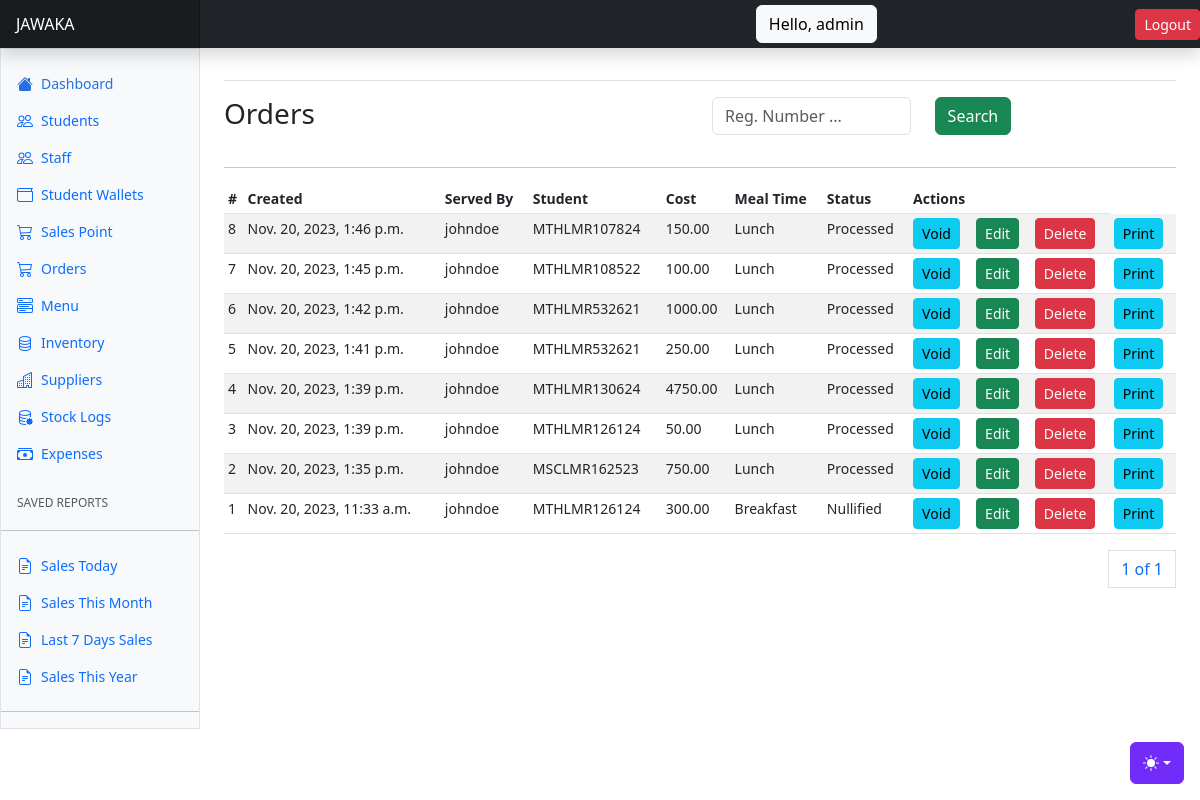
/orders/ (signed in), run on an earlier commit of the app's database.
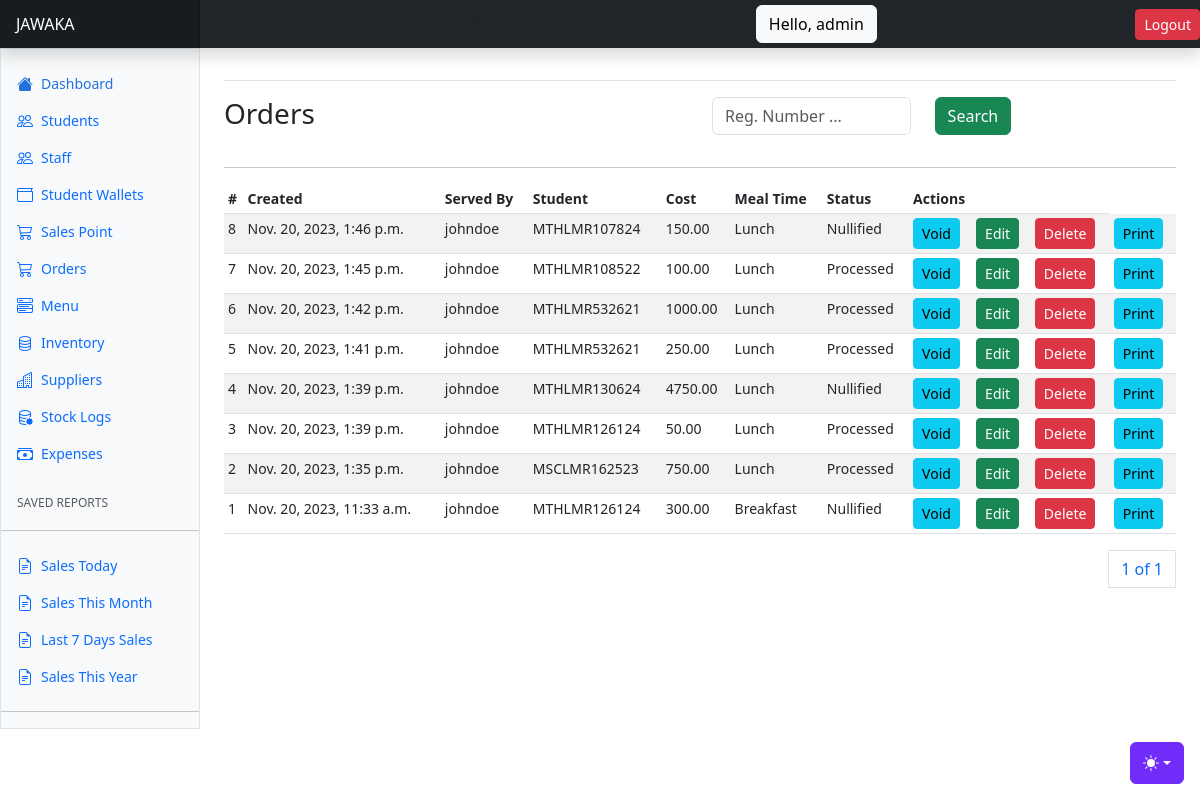
And on a later commit of the database.
### apps/orders/models.py (models this page shows, shortened)
class Order(AbstractBaseModel):
    student = models.ForeignKey("students.Student", on_delete=models.SET_NULL, null=True, related_name="studentorders")
    total_cost = models.DecimalField(max_digits=20, decimal_places=2)
    meal_time = models.CharField(max_length=255, null=True)
    status = models.CharField(max_length=255, choices=ORDER_STATUS_CHOICES)
    served_by = models.ForeignKey("users.User", on_delete=models.SET_NULL, null=True)
    payment_method = models.CharField(max_length=255, null=True, choices=PAYMENT_METHODS)

### apps/users/models.py (models this page shows, shortened)
class User(AbstractUser):
    role = models.CharField(choices=ROLE_CHOICES, max_length=32, null=True)
    phone_number = models.CharField(max_length=255, null=True)
    id_number = models.CharField(max_length=255, null=True)
    gender = models.CharField(max_length=255, null=True)
    def __str__(self):
        return self.username

### apps/students/models.py (models this page shows, shortened)
class Student(AbstractBaseModel):
    user = models.OneToOneField("users.User", on_delete=models.CASCADE)
    student_type = models.CharField(max_length=255, choices=STUDENT_TYPES)
    registration_number = models.CharField(max_length=255)
    status = models.CharField(max_length=255, choices=STUDENT_STATUS)
    added_on = models.DateField(null=True)
    credit_limit = models.DecimalField(max_digits=100, decimal_places=2, default=0)
    def __str__(self):
        return self.registration_number

### apps/orders/views.py (the view)
# urls.py: path("orders/", include("apps.orders.urls")),
@login_required(login_url="/users/login/")
def orders(request):
    user = request.user
    orders = Order.objects.all().order_by("-created")
    if not user.is_superuser:
        orders = Order.objects.filter(served_by=user).order_by("-created")
    if request.method == "POST":
        registration_number = request.POST.get("reg_number")
        orders = Order.objects.filter(
            Q(student__registration_number__icontains=registration_number))
    paginator = Paginator(orders, 15)
    page_number = request.GET.get("page")
    page_obj = paginator.get_page(page_number)
    context = {
        "orders": orders,
        "page_obj": page_obj,
    }
    return render(request, "orders/orders.html", context)

### templates/orders/orders.html (shortened to what this page needs)
{% extends "base.html" %}
{% block content %}
<div class="row">
    <div class="col">
        <h3>Orders</h3>
    </div>
    <div class="col">
      <form method="POST">
        <div class="input-group mb-3">
          <div class="row">
            <div class="col-7">
              <input type="text" class="form-control" name="reg_number" id="reg_number" placeholder="Reg. Number ...">
            </div>
            <div class="col-5">
              <button class="btn btn-success">Search</button>
            </div>
          </div>
        </div>
      </form>
    </div>
</div>
<hr/>
      <div class="table-responsive small">
        <table class="table table-striped table-sm">
          <thead>
            <tr>
              <th scope="col">#</th>
              <th scope="col">Created</th>
              <th scope="col">Served By</th>
              <th scope="col">Student</th>
              <th scope="col">Cost</th>
              <th scope="col">Meal Time</th>
              <th scope="col">Status</th>
              <th scope="col" colspan="3">Actions</th>
            </tr>
          </thead>
          <tbody>
            {% for order in page_obj %}
            <tr>
              <td>{{order.id}}</td>
              <td>{{order.created}}</td>
              <td>{{order.served_by}}</td>
              <td>{{order.student}}</td>
              <td>{{order.total_cost}}</td>
              <td>{{order.meal_time}}</td>
              <td>{{order.status}}</td>
              <td><a class="btn btn-info btn-sm" data-bs-toggle="modal" data-bs-target="#voidOrderModal{{ order.id }}">Void</a></td>
              <td><a class="btn btn-success btn-sm" data-bs-toggle="modal" data-bs-target="#editOrderModal{{ order.id }}">Edit</a></td>
              <td><a class="btn btn-danger btn-sm" data-bs-toggle="modal" data-bs-target="#deleteOrderModal{{ order.id }}">Delete</a></td>
              <td><a href="{% url 'print-order' order.id %}" class="btn btn-info btn-sm">Print</a></td>
            </tr>
            {% endfor %}
          </tbody>
        </table>
        <div>
          <nav aria-label="Page navigation example">
            <ul class="pagination justify-content-end">
              <a class="page-link" href="#">{{ page_obj.number }} of {{ page_obj.paginator.num_pages }}</a>
            </ul>
          </nav>
        </div>
      </div>
{% endblock content %}

What changed in the data, as far as the page shows it:
changed Order "Nov. 20, 2023, 1:46 p.m.": status "Processed" → "Nullified"
changed Order "MTHLMR130624": status "Processed" → "Nullified"
